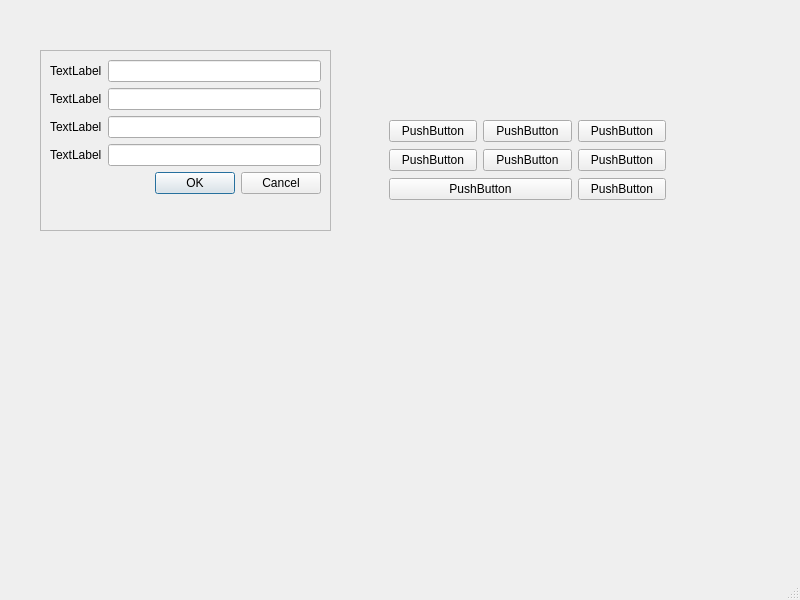
<?xml version="1.0" encoding="UTF-8"?>
<ui version="4.0">
 <class>MainWindow</class>
 <widget class="QMainWindow" name="MainWindow">
  <property name="geometry">
   <rect>
    <x>0</x>
    <y>0</y>
    <width>800</width>
    <height>600</height>
   </rect>
  </property>
  <property name="windowTitle">
   <string>MainWindow</string>
  </property>
  <widget class="QWidget" name="centralwidget">
   <widget class="QFrame" name="frame">
    <property name="geometry">
     <rect>
      <x>40</x>
      <y>50</y>
      <width>291</width>
      <height>181</height>
     </rect>
    </property>
    <property name="frameShape">
     <enum>QFrame::StyledPanel</enum>
    </property>
    <property name="frameShadow">
     <enum>QFrame::Raised</enum>
    </property>
    <layout class="QFormLayout" name="formLayout">
     <item row="0" column="0">
      <widget class="QLabel" name="label">
       <property name="text">
        <string>TextLabel</string>
       </property>
      </widget>
     </item>
     <item row="0" column="1">
      <widget class="QLineEdit" name="lineEdit"/>
     </item>
     <item row="1" column="0">
      <widget class="QLabel" name="label_2">
       <property name="text">
        <string>TextLabel</string>
       </property>
      </widget>
     </item>
     <item row="1" column="1">
      <widget class="QLineEdit" name="lineEdit_2"/>
     </item>
     <item row="2" column="0">
      <widget class="QLabel" name="label_3">
       <property name="text">
        <string>TextLabel</string>
       </property>
      </widget>
     </item>
     <item row="2" column="1">
      <widget class="QLineEdit" name="lineEdit_3"/>
     </item>
     <item row="3" column="0">
      <widget class="QLabel" name="label_4">
       <property name="text">
        <string>TextLabel</string>
       </property>
      </widget>
     </item>
     <item row="3" column="1">
      <widget class="QLineEdit" name="lineEdit_4"/>
     </item>
     <item row="4" column="1">
      <widget class="QDialogButtonBox" name="buttonBox">
       <property name="standardButtons">
        <set>QDialogButtonBox::Cancel|QDialogButtonBox::Ok</set>
       </property>
      </widget>
     </item>
    </layout>
   </widget>
   <widget class="QFrame" name="gridFrame">
    <property name="geometry">
     <rect>
      <x>380</x>
      <y>110</y>
      <width>295</width>
      <height>100</height>
     </rect>
    </property>
    <layout class="QGridLayout" name="gridLayout">
     <item row="0" column="1">
      <widget class="QPushButton" name="pushButton_2">
       <property name="text">
        <string>PushButton</string>
       </property>
      </widget>
     </item>
     <item row="1" column="2">
      <widget class="QPushButton" name="pushButton_6">
       <property name="text">
        <string>PushButton</string>
       </property>
      </widget>
     </item>
     <item row="1" column="1">
      <widget class="QPushButton" name="pushButton_5">
       <property name="text">
        <string>PushButton</string>
       </property>
      </widget>
     </item>
     <item row="0" column="0">
      <widget class="QPushButton" name="pushButton">
       <property name="text">
        <string>PushButton</string>
       </property>
      </widget>
     </item>
     <item row="1" column="0">
      <widget class="QPushButton" name="pushButton_4">
       <property name="text">
        <string>PushButton</string>
       </property>
      </widget>
     </item>
     <item row="0" column="2">
      <widget class="QPushButton" name="pushButton_3">
       <property name="text">
        <string>PushButton</string>
       </property>
      </widget>
     </item>
     <item row="2" column="0" colspan="2">
      <widget class="QPushButton" name="pushButton_7">
       <property name="text">
        <string>PushButton</string>
       </property>
      </widget>
     </item>
     <item row="2" column="2">
      <widget class="QPushButton" name="pushButton_8">
       <property name="text">
        <string>PushButton</string>
       </property>
      </widget>
     </item>
    </layout>
   </widget>
  </widget>
  <widget class="QMenuBar" name="menubar">
   <property name="geometry">
    <rect>
     <x>0</x>
     <y>0</y>
     <width>800</width>
     <height>26</height>
    </rect>
   </property>
  </widget>
  <widget class="QStatusBar" name="statusbar"/>
 </widget>
 <resources/>
 <connections/>
</ui>
